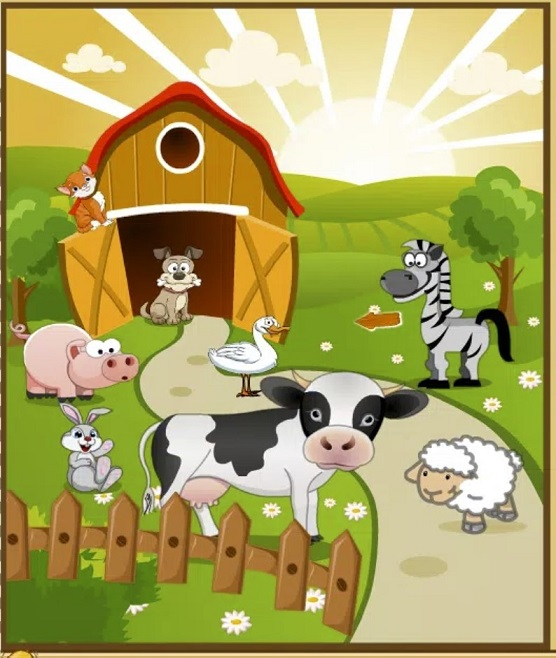
#> input picture week7/img/animal1.jpg, 556 x 658 px, found by its file name
$ python image_rotation.py
#> lines starting #> are read from the running program, lines starting #| are printed output that depends on the picture
import cv2
import numpy

img = cv2.imread("D:\\workspace\\python\\week7\\img\\animal1.jpg")
#> img is the input picture: shape (658, 556, 3); mean B, G, R 97.5, 164.2, 172.5

h, w = img.shape[:2]
#> h = 658; w = 556
# print("Width: ", w, ",Height: ", h)
# rotation matrix
M = cv2.getRotationMatrix2D((w/2, h/2), 180, 3)
res = cv2.warpAffine(img, M, (w, h))
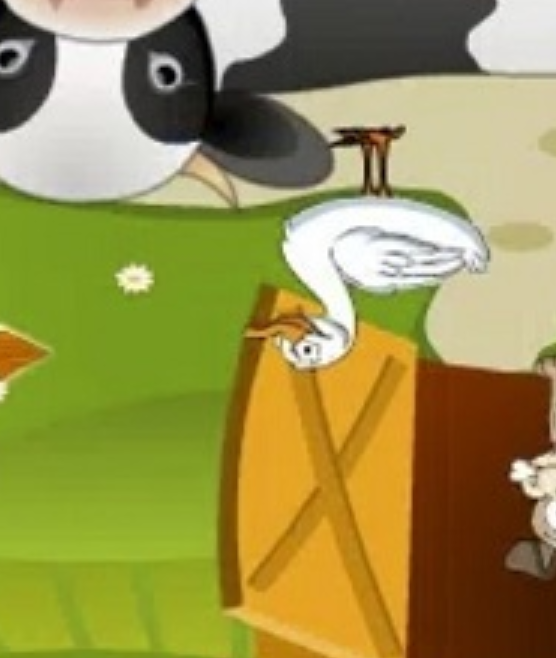
#> res: shape (658, 556, 3); mean B, G, R 77.8, 145.8, 153.9

cv2.imshow("wow zaa OG!!!", img)
cv2.imshow("wow zaa RES!!!", res)
cv2.imwrite("D:\\workspace\\python\\week7\\img\\rotation.jpg", res)
cv2.waitKey(0)
cv2.destroyAllWindows()
